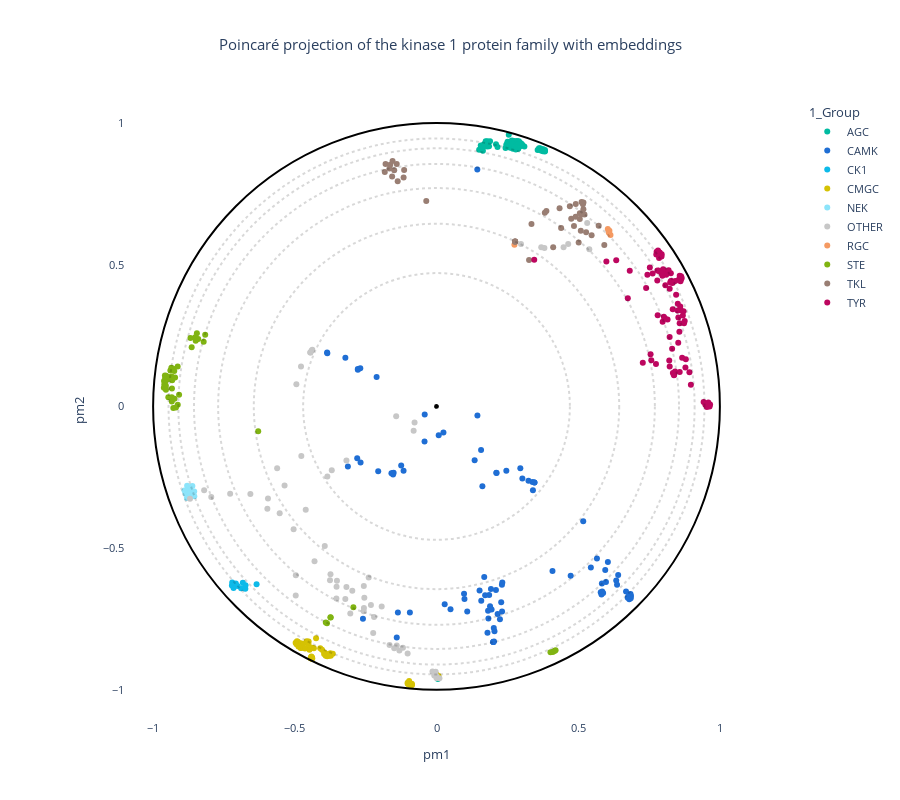

The cell this chart's notebook holds for it:
### Code cell
# OPTIONS =================================================
#Here you can set different parameters to color & annotate the resulting projection:

title = "Poincaré projection of the kinase 1 protein family with embeddings"  

#----------------------------------------------------------
# Select the coloring from annotation .csv file:
labels_name = "1_Group"
# Select classes to label among the "labels_name" or "second_labels_name" column (comma separated list):
second_labels_name = ""
labels_text = []
show_text = False
#----------------------------------------------------------
# Use a custom color palette:
color_palette = kinase_palette #Default: None
use_custom_palette = True
#==========================================================


#Check projection visualization parameters
#Labels name
if labels_name == "":
    labels_name = None
elif labels_name not in annotation_names:
    raise NameError(f"labels_name {labels_name} is not in the availables annotations.\nAvailables annotations: {annotation_names}")
#Second labels name
if second_labels_name == "":
    second_labels_name = None
elif second_labels_name not in annotation_names:
    raise NameError(f'"second_labels_name" {second_labels_name} is not in the availables annotations.\nAvailables annotations: {annotation_names}')

if not use_custom_palette:
    color_palette = None

#Plot graph
fig = plot_embedding_interactive(df_embedding_embed, 
                                 labels_name = labels_name,
                                 second_labels_name = second_labels_name, 
                                 show_text = show_text,
                                 labels_text = labels_text,
                                 color_palette = color_palette, 
                                 title = title, 
                                 fontsize = 11)
fig.show()

### Figure 1 — Plotly figure (JSON) as saved in the notebook; plotly's stock layout.template omitted (floating-point values rounded to 4 significant figures; data arrays with more than 128 entries replaced by an {"elided": "..."} marker saying what was removed)
{"data": [{"customdata": {"elided": "62x19 mixed values"}, "hovertemplate": "<b>%{hovertext}</b><br><br>1_Group=%{customdata[1]}<br>pm1=%{x}<br>pm2=%{y}<br>proteins_id=%{customdata[0]}<br>2_Gene=%{customdata[2]}<br>3_HGNC=%{customdata[3]}<br>4_Uni_entry=%{customdata[4]}<br>5_Uni_acc=%{customdata[5]}<br>6_Domain_begin=%{customdata[6]}<br>7_Domain_end=%{customdata[7]}<br>8_Domain_length=%{customdata[8]}<br>9_Largest_insert_length=%{customdata[9]}<br>10_PDB_validation=%{customdata[10]}<br>11_Conformational_state=%{customdata[11]}<br>12_Dihedral_state=%{customdata[12]}<br>13_Group_in_Uni=%{customdata[13]}<br>14_Group_in_Manning=%{customdata[14]}<br>15_Synonymn=%{customdata[15]}<br>evo_distance=%{customdata[16]}<br>decile_domain=%{customdata[17]}<br>small_cluster=%{customdata[18]}<extra></extra>", "hovertext": ["AGC", "AGC", "AGC", "AGC", "AGC", "AGC", "AGC", "AGC", "AGC", "AGC", "AGC", "AGC", "AGC", "AGC", "AGC", "AGC", "AGC", "AGC", "AGC", "AGC", "AGC", "AGC", "AGC", "AGC", "AGC", "AGC", "AGC", "AGC", "AGC", "AGC", "AGC", "AGC", "AGC", "AGC", "AGC", "AGC", "AGC", "AGC", "AGC", "AGC", "AGC", "AGC", "AGC", "AGC", "AGC", "AGC", "AGC", "AGC", "AGC", "AGC", "AGC", "AGC", "AGC", "AGC", "AGC", "AGC", "AGC", "AGC", "AGC", "AGC", "AGC", "AGC"], "legendgroup": "AGC", "marker": {"color": "#00bba1", "symbol": "circle"}, "mode": "markers", "name": "AGC", "orientation": "v", "showlegend": true, "type": "scatter", "x": [0.2736, 0.2694, 0.2665, 0.3639, 0.3654, 0.3683, 0.3616, 0.3624, 0.1639, 0.179, 0.1853, 0.1635, 0.1561, 0.1673, 0.1505, 0.3831, 0.382, 0.374, 0.3753, 0.3777, 0.377, 0.004921, 0.2152, 0.2099, 0.2865, 0.2835, 0.2904, 0.2885, 0.2875, 0.2827, 0.2959, 0.296, 0.2914, 0.2999, 0.286, 0.2942, 0.3101, 0.2931, 0.3033, 0.2436, 0.2603, 0.2698, 0.2796, 0.3569, 0.3693, 0.2636, 0.2589, 0.2606, 0.2507, 0.2509, 0.2602, 0.2542, 0.2463, 0.1889, 0.271, 0.266, 0.2617, 0.1794, 0.1803, 0.1736, 0.255, 0.3827], "xaxis": "x", "y": [0.937, 0.9358, 0.9384, 0.9081, 0.9107, 0.903, 0.9108, 0.9062, 0.9026, 0.9176, 0.9182, 0.9143, 0.9206, 0.9248, 0.906, 0.9015, 0.8992, 0.9062, 0.9006, 0.9028, 0.9072, -0.9621, 0.9153, 0.9256, 0.9348, 0.9368, 0.9358, 0.9092, 0.9105, 0.9102, 0.9181, 0.9223, 0.9315, 0.9269, 0.9254, 0.9314, 0.9174, 0.9277, 0.9223, 0.9119, 0.9132, 0.9094, 0.9067, 0.9051, 0.9075, 0.9283, 0.9299, 0.935, 0.931, 0.934, 0.9229, 0.9253, 0.9238, 0.9361, 0.924, 0.9306, 0.9258, 0.9357, 0.9307, 0.936, 0.9587, 0.9047], "yaxis": "y"}, {"customdata": {"elided": "93x19 mixed values"}, "hovertemplate": "<b>%{hovertext}</b><br><br>1_Group=%{customdata[1]}<br>pm1=%{x}<br>pm2=%{y}<br>proteins_id=%{customdata[0]}<br>2_Gene=%{customdata[2]}<br>3_HGNC=%{customdata[3]}<br>4_Uni_entry=%{customdata[4]}<br>5_Uni_acc=%{customdata[5]}<br>6_Domain_begin=%{customdata[6]}<br>7_Domain_end=%{customdata[7]}<br>8_Domain_length=%{customdata[8]}<br>9_Largest_insert_length=%{customdata[9]}<br>10_PDB_validation=%{customdata[10]}<br>11_Conformational_state=%{customdata[11]}<br>12_Dihedral_state=%{customdata[12]}<br>13_Group_in_Uni=%{customdata[13]}<br>14_Group_in_Manning=%{customdata[14]}<br>15_Synonymn=%{customdata[15]}<br>evo_distance=%{customdata[16]}<br>decile_domain=%{customdata[17]}<br>small_cluster=%{customdata[18]}<extra></extra>", "hovertext": ["CAMK", "CAMK", "CAMK", "CAMK", "CAMK", "CAMK", "CAMK", "CAMK", "CAMK", "CAMK", "CAMK", "CAMK", "CAMK", "CAMK", "CAMK", "CAMK", "CAMK", "CAMK", "CAMK", "CAMK", "CAMK", "CAMK", "CAMK", "CAMK", "CAMK", "CAMK", "CAMK", "CAMK", "CAMK", "CAMK", "CAMK", "CAMK", "CAMK", "CAMK", "CAMK", "CAMK", "CAMK", "CAMK", "CAMK", "CAMK", "CAMK", "CAMK", "CAMK", "CAMK", "CAMK", "CAMK", "CAMK", "CAMK", "CAMK", "CAMK", "CAMK", "CAMK", "CAMK", "CAMK", "CAMK", "CAMK", "CAMK", "CAMK", "CAMK", "CAMK", "CAMK", "CAMK", "CAMK", "CAMK", "CAMK", "CAMK", "CAMK", "CAMK", "CAMK", "CAMK", "CAMK", "CAMK", "CAMK", "CAMK", "CAMK", "CAMK", "CAMK", "CAMK", "CAMK", "CAMK", "CAMK", "CAMK", "CAMK", "CAMK", "CAMK", "CAMK", "CAMK", "CAMK", "CAMK", "CAMK", "CAMK", "CAMK", "CAMK"], "legendgroup": "CAMK", "marker": {"color": "#1f6ed4", "symbol": "circle"}, "mode": "markers", "name": "CAMK", "orientation": "v", "showlegend": true, "type": "scatter", "x": [-0.386, -0.3853, -0.3216, 0.5847, 0.5795, 0.2021, 0.2046, 0.2239, 0.2003, 0.2003, 0.2029, 0.2003, 0.2313, -0.1362, -0.09399, 0.1889, 0.1085, 0.5178, 0.09871, 0.3459, 0.3403, 0.3455, 0.2157, 0.1832, 0.182, 0.4734, -0.1246, 0.2309, 0.2322, 0.02891, 0.6802, 0.6854, 0.6749, 0.6863, 0.5836, -0.1402, 0.1579, 0.303, 0.3388, 0.2464, 0.3245, 0.6342, 0.641, 0.6371, -0.1512, -0.159, 0.1346, 0.0972, 0.04944, 0.2118, 0.1619, 0.2112, -0.2689, -0.2775, -0.2777, -0.2113, 0.1441, 0.1799, 0.5821, 0.588, -0.04158, 0.007794, 0.02454, 0.1944, 0.2283, 0.1858, 0.152, 0.1717, 0.1684, 0.2098, 0.1922, 0.6847, 0.6688, 0.6772, 0.6811, 0.598, -0.2057, -0.1532, -0.04221, 0.2958, 0.1573, 0.1444, -0.2595, -0.268, -0.2798, -0.3128, -0.1541, 0.5954, 0.6048, 0.5662, 0.4093, 0.5447, -0.1162], "xaxis": "x", "y": [0.1902, 0.1879, 0.172, -0.6528, -0.6559, -0.7822, -0.793, -0.7509, -0.8308, -0.8308, -0.8294, -0.8312, -0.7235, -0.7272, -0.7273, -0.7049, -0.7234, -0.4049, -0.6795, -0.2683, -0.2961, -0.2681, -0.7326, -0.7486, -0.7208, -0.5976, -0.208, -0.6296, -0.6212, -0.698, -0.6803, -0.6773, -0.6754, -0.6694, -0.6249, -0.815, -0.6859, -0.2547, -0.2665, -0.2267, -0.2622, -0.6138, -0.5953, -0.6296, -0.2336, -0.2355, -0.1899, -0.6606, -0.7156, -0.2353, -0.2813, -0.2343, 0.1349, 0.1297, 0.1321, 0.1036, 0.836, -0.7984, -0.664, -0.6583, -0.02809, -0.1015, -0.09175, -0.7169, -0.6913, -0.6651, -0.6495, -0.666, -0.602, -0.6478, -0.6443, -0.6621, -0.6534, -0.6704, -0.6706, -0.6196, -0.2284, -0.2399, -0.1236, -0.2181, -0.154, -0.03214, -0.749, -0.1982, -0.1832, -0.2123, -0.2346, -0.5774, -0.549, -0.5364, -0.5809, -0.5684, -0.2273], "yaxis": "y"}, {"customdata": {"elided": "12x19 mixed values"}, "hovertemplate": "<b>%{hovertext}</b><br><br>1_Group=%{customdata[1]}<br>pm1=%{x}<br>pm2=%{y}<br>proteins_id=%{customdata[0]}<br>2_Gene=%{customdata[2]}<br>3_HGNC=%{customdata[3]}<br>4_Uni_entry=%{customdata[4]}<br>5_Uni_acc=%{customdata[5]}<br>6_Domain_begin=%{customdata[6]}<br>7_Domain_end=%{customdata[7]}<br>8_Domain_length=%{customdata[8]}<br>9_Largest_insert_length=%{customdata[9]}<br>10_PDB_validation=%{customdata[10]}<br>11_Conformational_state=%{customdata[11]}<br>12_Dihedral_state=%{customdata[12]}<br>13_Group_in_Uni=%{customdata[13]}<br>14_Group_in_Manning=%{customdata[14]}<br>15_Synonymn=%{customdata[15]}<br>evo_distance=%{customdata[16]}<br>decile_domain=%{customdata[17]}<br>small_cluster=%{customdata[18]}<extra></extra>", "hovertext": ["CK1", "CK1", "CK1", "CK1", "CK1", "CK1", "CK1", "CK1", "CK1", "CK1", "CK1", "CK1"], "legendgroup": "CK1", "marker": {"color": "#0dbae9", "symbol": "circle"}, "mode": "markers", "name": "CK1", "orientation": "v", "showlegend": true, "type": "scatter", "x": [-0.7153, -0.722, -0.7209, -0.7168, -0.7022, -0.7161, -0.7082, -0.6835, -0.6894, -0.6739, -0.6745, -0.6349], "xaxis": "x", "y": [-0.6335, -0.6317, -0.6209, -0.6277, -0.634, -0.6403, -0.6245, -0.6218, -0.6419, -0.6309, -0.6437, -0.6274], "yaxis": "y"}, {"customdata": {"elided": "65x19 mixed values"}, "hovertemplate": "<b>%{hovertext}</b><br><br>1_Group=%{customdata[1]}<br>pm1=%{x}<br>pm2=%{y}<br>proteins_id=%{customdata[0]}<br>2_Gene=%{customdata[2]}<br>3_HGNC=%{customdata[3]}<br>4_Uni_entry=%{customdata[4]}<br>5_Uni_acc=%{customdata[5]}<br>6_Domain_begin=%{customdata[6]}<br>7_Domain_end=%{customdata[7]}<br>8_Domain_length=%{customdata[8]}<br>9_Largest_insert_length=%{customdata[9]}<br>10_PDB_validation=%{customdata[10]}<br>11_Conformational_state=%{customdata[11]}<br>12_Dihedral_state=%{customdata[12]}<br>13_Group_in_Uni=%{customdata[13]}<br>14_Group_in_Manning=%{customdata[14]}<br>15_Synonymn=%{customdata[15]}<br>evo_distance=%{customdata[16]}<br>decile_domain=%{customdata[17]}<br>small_cluster=%{customdata[18]}<extra></extra>", "hovertext": ["CMGC", "CMGC", "CMGC", "CMGC", "CMGC", "CMGC", "CMGC", "CMGC", "CMGC", "CMGC", "CMGC", "CMGC", "CMGC", "CMGC", "CMGC", "CMGC", "CMGC", "CMGC", "CMGC", "CMGC", "CMGC", "CMGC", "CMGC", "CMGC", "CMGC", "CMGC", "CMGC", "CMGC", "CMGC", "CMGC", "CMGC", "CMGC", "CMGC", "CMGC", "CMGC", "CMGC", "CMGC", "CMGC", "CMGC", "CMGC", "CMGC", "CMGC", "CMGC", "CMGC", "CMGC", "CMGC", "CMGC", "CMGC", "CMGC", "CMGC", "CMGC", "CMGC", "CMGC", "CMGC", "CMGC", "CMGC", "CMGC", "CMGC", "CMGC", "CMGC", "CMGC", "CMGC", "CMGC", "CMGC", "CMGC"], "legendgroup": "CMGC", "marker": {"color": "#d5c203", "symbol": "circle"}, "mode": "markers", "name": "CMGC", "orientation": "v", "showlegend": true, "type": "scatter", "x": [-0.4788, -0.497, -0.4925, -0.4918, -0.4798, -0.4763, -0.4872, -0.4894, -0.4867, -0.4879, -0.494, -0.4392, -0.4797, -0.4511, -0.4802, -0.4582, -0.4771, -0.4695, -0.4517, -0.4488, -0.4641, -0.3888, -0.4041, -0.425, -0.3909, -0.4102, -0.09658, -0.1017, -0.09933, -0.1018, -0.3732, -0.3661, -0.3747, -0.08892, -0.09087, -0.08728, -0.08803, -0.08632, -0.3965, -0.3958, -0.09112, -0.09216, -0.09551, -0.09484, -0.3855, -0.3826, -0.4385, -0.4423, -0.4426, -0.4395, -0.4431, -0.4402, -0.4415, -0.4388, -0.4328, -0.4483, -0.4407, -0.4435, -0.4426, -0.3791, -0.4412, -0.09884, 0.00712, 0.006461, 0.0002881], "xaxis": "x", "y": [-0.8356, -0.8337, -0.8285, -0.8351, -0.8521, -0.8524, -0.847, -0.8305, -0.8375, -0.8418, -0.839, -0.8512, -0.8401, -0.8299, -0.8448, -0.8288, -0.8455, -0.8377, -0.8389, -0.852, -0.8544, -0.8734, -0.8586, -0.8181, -0.8799, -0.8534, -0.9687, -0.9782, -0.9756, -0.9749, -0.8798, -0.873, -0.8708, -0.9808, -0.9815, -0.9783, -0.9839, -0.9822, -0.8733, -0.8679, -0.9834, -0.9781, -0.9795, -0.9834, -0.8818, -0.8741, -0.889, -0.8897, -0.8848, -0.8865, -0.8867, -0.8855, -0.8821, -0.888, -0.8531, -0.8583, -0.8893, -0.8887, -0.8888, -0.8798, -0.8874, -0.9806, -0.9511, -0.9567, -0.9463], "yaxis": "y"}, {"customdata": {"elided": "11x19 mixed values"}, "hovertemplate": "<b>%{hovertext}</b><br><br>1_Group=%{customdata[1]}<br>pm1=%{x}<br>pm2=%{y}<br>proteins_id=%{customdata[0]}<br>2_Gene=%{customdata[2]}<br>3_HGNC=%{customdata[3]}<br>4_Uni_entry=%{customdata[4]}<br>5_Uni_acc=%{customdata[5]}<br>6_Domain_begin=%{customdata[6]}<br>7_Domain_end=%{customdata[7]}<br>8_Domain_length=%{customdata[8]}<br>9_Largest_insert_length=%{customdata[9]}<br>10_PDB_validation=%{customdata[10]}<br>11_Conformational_state=%{customdata[11]}<br>12_Dihedral_state=%{customdata[12]}<br>13_Group_in_Uni=%{customdata[13]}<br>14_Group_in_Manning=%{customdata[14]}<br>15_Synonymn=%{customdata[15]}<br>evo_distance=%{customdata[16]}<br>decile_domain=%{customdata[17]}<br>small_cluster=%{customdata[18]}<extra></extra>", "hovertext": ["NEK", "NEK", "NEK", "NEK", "NEK", "NEK", "NEK", "NEK", "NEK", "NEK", "NEK"], "legendgroup": "NEK", "marker": {"color": "#8ce4fa", "symbol": "circle"}, "mode": "markers", "name": "NEK", "orientation": "v", "showlegend": true, "type": "scatter", "x": [-0.8614, -0.8809, -0.8546, -0.8652, -0.88, -0.8745, -0.8733, -0.8549, -0.8704, -0.8855, -0.8893], "xaxis": "x", "y": [-0.2809, -0.3232, -0.317, -0.3058, -0.2799, -0.2989, -0.2926, -0.2997, -0.3147, -0.3074, -0.2965], "yaxis": "y"}, {"customdata": {"elided": "66x19 mixed values"}, "hovertemplate": "<b>%{hovertext}</b><br><br>1_Group=%{customdata[1]}<br>pm1=%{x}<br>pm2=%{y}<br>proteins_id=%{customdata[0]}<br>2_Gene=%{customdata[2]}<br>3_HGNC=%{customdata[3]}<br>4_Uni_entry=%{customdata[4]}<br>5_Uni_acc=%{customdata[5]}<br>6_Domain_begin=%{customdata[6]}<br>7_Domain_end=%{customdata[7]}<br>8_Domain_length=%{customdata[8]}<br>9_Largest_insert_length=%{customdata[9]}<br>10_PDB_validation=%{customdata[10]}<br>11_Conformational_state=%{customdata[11]}<br>12_Dihedral_state=%{customdata[12]}<br>13_Group_in_Uni=%{customdata[13]}<br>14_Group_in_Manning=%{customdata[14]}<br>15_Synonymn=%{customdata[15]}<br>evo_distance=%{customdata[16]}<br>decile_domain=%{customdata[17]}<br>small_cluster=%{customdata[18]}<extra></extra>", "hovertext": ["OTHER", "OTHER", "OTHER", "OTHER", "OTHER", "OTHER", "OTHER", "OTHER", "OTHER", "OTHER", "OTHER", "OTHER", "OTHER", "OTHER", "OTHER", "OTHER", "OTHER", "OTHER", "OTHER", "OTHER", "OTHER", "OTHER", "OTHER", "OTHER", "OTHER", "OTHER", "OTHER", "OTHER", "OTHER", "OTHER", "OTHER", "OTHER", "OTHER", "OTHER", "OTHER", "OTHER", "OTHER", "OTHER", "OTHER", "OTHER", "OTHER", "OTHER", "OTHER", "OTHER", "OTHER", "OTHER", "OTHER", "OTHER", "OTHER", "OTHER", "OTHER", "OTHER", "OTHER", "OTHER", "OTHER", "OTHER", "OTHER", "OTHER", "OTHER", "OTHER", "OTHER", "OTHER", "OTHER", "OTHER", "OTHER", "OTHER"], "legendgroup": "OTHER", "marker": {"color": "#c7c7c7", "symbol": "circle"}, "mode": "markers", "name": "OTHER", "orientation": "v", "showlegend": true, "type": "scatter", "x": [-0.7948, -0.8199, -0.4964, -0.4304, -0.0001329, -0.2203, 0.4648, -0.01406, -0.2564, -5.302e-05, -0.3533, -0.002913, -0.5968, -0.5362, -0.7282, -0.1657, -0.2547, -0.2569, 0.5317, 0.2981, -0.4781, -0.4945, -0.3527, 0.3809, -0.1404, -0.131, -0.3942, -0.2971, -0.1491, 0.4484, -0.5623, 0.5392, -0.1019, -0.3759, -0.3741, 0.01045, -0.007843, -0.3179, -0.3695, -0.3852, -0.4615, -0.3513, -0.4769, -0.6568, -0.2234, -0.1184, -0.8699, -0.3179, -0.3217, -0.2561, 0.3696, -0.2314, -0.1935, -0.2393, -0.5947, -0.4968, -0.07746, -0.08067, -0.1423, -0.3042, -0.5534, -0.5043, -0.441, -0.4383, -0.4456, -0.4446], "xaxis": "x", "y": [-0.3192, -0.2957, -0.5954, -0.5459, -0.9583, -0.7434, 0.5734, -0.9353, -0.6341, -0.9521, -0.6779, -0.9359, -0.3611, -0.279, -0.308, -0.8418, -0.675, -0.7227, 0.6474, 0.5729, 0.1407, 0.07793, -0.6362, 0.5591, -0.8433, -0.8616, -0.4926, -0.6501, -0.8531, 0.5619, -0.2181, 0.5547, -0.8719, -0.6136, -0.5922, -0.9595, -0.9497, -0.1907, -0.2249, -0.2469, -0.365, -0.6153, -0.1747, -0.3094, -0.7999, -0.8518, -0.3256, -0.6368, -0.6794, -0.7112, 0.5621, -0.7011, -0.7056, -0.6035, -0.3246, -0.6673, -0.05683, -0.08616, -0.03489, -0.7307, -0.3766, -0.4337, 0.1964, 0.2001, 0.1904, 0.1902], "yaxis": "y"}, {"customdata": [[310, "RGC", "GUCY2C", "HGNC:4688", "GUC2C_HUMAN", "P25092", 489, 747, 259, 19, "nan", "nan", "nan", "RGC", "RGC", "GUC2C,STAR", 2.488, 2, "Other"], [311, "RGC", "GUCY2D", "HGNC:4689", "GUC2D_HUMAN", "Q02846", 510, 807, 298, 26, "nan", "nan", "nan", "RGC", "RGC", "CORD6,GUC1A4,GUC2D,RETGC,RETGC1", 2.543, 8, "Other"], [312, "RGC", "GUCY2F", "HGNC:4691", "GUC2F_HUMAN", "P51841", 547, 811, 265, 14, "nan", "nan", "nan", "RGC", "RGC", "GUC2F,RETGC2", 2.446, 5, "Other"], [313, "RGC", "NPR1", "HGNC:7943", "ANPRA_HUMAN", "P16066", 533, 803, 271, 15, "nan", "nan", "nan", "RGC", "RGC", "ANPRA", 2.158, 6, "Other"], [314, "RGC", "NPR2", "HGNC:7944", "ANPRB_HUMAN", "P20594", 517, 788, 272, 15, "nan", "nan", "nan", "RGC", "RGC", "ANPRB", 2.134, 6, "Other"]], "hovertemplate": "<b>%{hovertext}</b><br><br>1_Group=%{customdata[1]}<br>pm1=%{x}<br>pm2=%{y}<br>proteins_id=%{customdata[0]}<br>2_Gene=%{customdata[2]}<br>3_HGNC=%{customdata[3]}<br>4_Uni_entry=%{customdata[4]}<br>5_Uni_acc=%{customdata[5]}<br>6_Domain_begin=%{customdata[6]}<br>7_Domain_end=%{customdata[7]}<br>8_Domain_length=%{customdata[8]}<br>9_Largest_insert_length=%{customdata[9]}<br>10_PDB_validation=%{customdata[10]}<br>11_Conformational_state=%{customdata[11]}<br>12_Dihedral_state=%{customdata[12]}<br>13_Group_in_Uni=%{customdata[13]}<br>14_Group_in_Manning=%{customdata[14]}<br>15_Synonymn=%{customdata[15]}<br>evo_distance=%{customdata[16]}<br>decile_domain=%{customdata[17]}<br>small_cluster=%{customdata[18]}<extra></extra>", "hovertext": ["RGC", "RGC", "RGC", "RGC", "RGC"], "legendgroup": "RGC", "marker": {"color": "#f59a62", "symbol": "circle"}, "mode": "markers", "name": "RGC", "orientation": "v", "showlegend": true, "type": "scatter", "x": [0.6045, 0.2749, 0.614, 0.6079, 0.6102], "xaxis": "x", "y": [0.6257, 0.5705, 0.6045, 0.6141, 0.6197], "yaxis": "y"}, {"customdata": {"elided": "47x19 mixed values"}, "hovertemplate": "<b>%{hovertext}</b><br><br>1_Group=%{customdata[1]}<br>pm1=%{x}<br>pm2=%{y}<br>proteins_id=%{customdata[0]}<br>2_Gene=%{customdata[2]}<br>3_HGNC=%{customdata[3]}<br>4_Uni_entry=%{customdata[4]}<br>5_Uni_acc=%{customdata[5]}<br>6_Domain_begin=%{customdata[6]}<br>7_Domain_end=%{customdata[7]}<br>8_Domain_length=%{customdata[8]}<br>9_Largest_insert_length=%{customdata[9]}<br>10_PDB_validation=%{customdata[10]}<br>11_Conformational_state=%{customdata[11]}<br>12_Dihedral_state=%{customdata[12]}<br>13_Group_in_Uni=%{customdata[13]}<br>14_Group_in_Manning=%{customdata[14]}<br>15_Synonymn=%{customdata[15]}<br>evo_distance=%{customdata[16]}<br>decile_domain=%{customdata[17]}<br>small_cluster=%{customdata[18]}<extra></extra>", "hovertext": ["STE", "STE", "STE", "STE", "STE", "STE", "STE", "STE", "STE", "STE", "STE", "STE", "STE", "STE", "STE", "STE", "STE", "STE", "STE", "STE", "STE", "STE", "STE", "STE", "STE", "STE", "STE", "STE", "STE", "STE", "STE", "STE", "STE", "STE", "STE", "STE", "STE", "STE", "STE", "STE", "STE", "STE", "STE", "STE", "STE", "STE", "STE"], "legendgroup": "STE", "marker": {"color": "#80b412", "symbol": "circle"}, "mode": "markers", "name": "STE", "orientation": "v", "showlegend": true, "type": "scatter", "x": [-0.3865, -0.3906, -0.9292, -0.9356, -0.9391, -0.9254, -0.9134, -0.8162, -0.6291, -0.8408, -0.8682, -0.8513, -0.8455, -0.8497, -0.864, -0.8216, -0.2933, -0.9342, -0.9462, -0.934, -0.9194, 0.4022, 0.4165, 0.4202, -0.913, 0.4105, -0.9583, -0.9614, -0.9561, -0.9605, -0.9469, -0.9473, -0.9575, -0.9246, -0.9084, -0.9569, -0.9621, -0.955, -0.9336, -0.954, -0.9548, -0.3743, -0.3733, -0.9348, -0.9226, -0.9327, -0.9288], "xaxis": "x", "y": [-0.7652, -0.7626, 0.1327, 0.1364, 0.1264, 0.1252, 0.1406, 0.2533, -0.08747, 0.2377, 0.2412, 0.244, 0.2582, 0.2314, 0.2092, 0.2283, -0.7088, 0.03211, 0.03268, 0.01755, -0.003638, -0.8672, -0.8626, -0.8608, 0.006234, -0.8664, 0.1094, 0.09, 0.08866, 0.07756, 0.1038, 0.09702, 0.1005, 0.02679, 0.04159, 0.06618, 0.06605, 0.07327, 0.06343, 0.1081, 0.05925, -0.7442, -0.7448, 0.1058, 0.1022, 0.09204, -0.005349], "yaxis": "y"}, {"customdata": {"elided": "42x19 mixed values"}, "hovertemplate": "<b>%{hovertext}</b><br><br>1_Group=%{customdata[1]}<br>pm1=%{x}<br>pm2=%{y}<br>proteins_id=%{customdata[0]}<br>2_Gene=%{customdata[2]}<br>3_HGNC=%{customdata[3]}<br>4_Uni_entry=%{customdata[4]}<br>5_Uni_acc=%{customdata[5]}<br>6_Domain_begin=%{customdata[6]}<br>7_Domain_end=%{customdata[7]}<br>8_Domain_length=%{customdata[8]}<br>9_Largest_insert_length=%{customdata[9]}<br>10_PDB_validation=%{customdata[10]}<br>11_Conformational_state=%{customdata[11]}<br>12_Dihedral_state=%{customdata[12]}<br>13_Group_in_Uni=%{customdata[13]}<br>14_Group_in_Manning=%{customdata[14]}<br>15_Synonymn=%{customdata[15]}<br>evo_distance=%{customdata[16]}<br>decile_domain=%{customdata[17]}<br>small_cluster=%{customdata[18]}<extra></extra>", "hovertext": ["TKL", "TKL", "TKL", "TKL", "TKL", "TKL", "TKL", "TKL", "TKL", "TKL", "TKL", "TKL", "TKL", "TKL", "TKL", "TKL", "TKL", "TKL", "TKL", "TKL", "TKL", "TKL", "TKL", "TKL", "TKL", "TKL", "TKL", "TKL", "TKL", "TKL", "TKL", "TKL", "TKL", "TKL", "TKL", "TKL", "TKL", "TKL", "TKL", "TKL", "TKL", "TKL"], "legendgroup": "TKL", "marker": {"color": "#997e73", "symbol": "circle"}, "mode": "markers", "name": "TKL", "orientation": "v", "showlegend": true, "type": "scatter", "x": [-0.1403, -0.1798, -0.1632, -0.1566, -0.1161, -0.1142, -0.03609, 0.4851, 0.4754, -0.1493, -0.1658, -0.1825, 0.5221, 0.5921, 0.2774, 0.2771, 0.2776, 0.2777, 0.5474, 0.528, 0.5124, 0.491, 0.3266, 0.5017, 0.3878, 0.3822, 0.5167, 0.512, 0.5185, 0.3351, 0.4914, 0.4343, 0.5056, 0.5092, 0.5723, 0.4118, 0.4397, 0.5057, 0.5183, -0.1551, -0.1369, 0.4705], "xaxis": "x", "y": [0.8554, 0.8554, 0.853, 0.8111, 0.8076, 0.8345, 0.7252, 0.6366, 0.6619, 0.8336, 0.8397, 0.8273, 0.6771, 0.57, 0.582, 0.5816, 0.5816, 0.5818, 0.6042, 0.6143, 0.678, 0.6694, 0.5168, 0.5784, 0.6893, 0.6839, 0.7134, 0.7211, 0.7195, 0.6437, 0.7144, 0.699, 0.6615, 0.6198, 0.6375, 0.5619, 0.6298, 0.6813, 0.696, 0.8659, 0.7944, 0.7061], "yaxis": "y"}, {"customdata": {"elided": "94x19 mixed values"}, "hovertemplate": "<b>%{hovertext}</b><br><br>1_Group=%{customdata[1]}<br>pm1=%{x}<br>pm2=%{y}<br>proteins_id=%{customdata[0]}<br>2_Gene=%{customdata[2]}<br>3_HGNC=%{customdata[3]}<br>4_Uni_entry=%{customdata[4]}<br>5_Uni_acc=%{customdata[5]}<br>6_Domain_begin=%{customdata[6]}<br>7_Domain_end=%{customdata[7]}<br>8_Domain_length=%{customdata[8]}<br>9_Largest_insert_length=%{customdata[9]}<br>10_PDB_validation=%{customdata[10]}<br>11_Conformational_state=%{customdata[11]}<br>12_Dihedral_state=%{customdata[12]}<br>13_Group_in_Uni=%{customdata[13]}<br>14_Group_in_Manning=%{customdata[14]}<br>15_Synonymn=%{customdata[15]}<br>evo_distance=%{customdata[16]}<br>decile_domain=%{customdata[17]}<br>small_cluster=%{customdata[18]}<extra></extra>", "hovertext": ["TYR", "TYR", "TYR", "TYR", "TYR", "TYR", "TYR", "TYR", "TYR", "TYR", "TYR", "TYR", "TYR", "TYR", "TYR", "TYR", "TYR", "TYR", "TYR", "TYR", "TYR", "TYR", "TYR", "TYR", "TYR", "TYR", "TYR", "TYR", "TYR", "TYR", "TYR", "TYR", "TYR", "TYR", "TYR", "TYR", "TYR", "TYR", "TYR", "TYR", "TYR", "TYR", "TYR", "TYR", "TYR", "TYR", "TYR", "TYR", "TYR", "TYR", "TYR", "TYR", "TYR", "TYR", "TYR", "TYR", "TYR", "TYR", "TYR", "TYR", "TYR", "TYR", "TYR", "TYR", "TYR", "TYR", "TYR", "TYR", "TYR", "TYR", "TYR", "TYR", "TYR", "TYR", "TYR", "TYR", "TYR", "TYR", "TYR", "TYR", "TYR", "TYR", "TYR", "TYR", "TYR", "TYR", "TYR", "TYR", "TYR", "TYR", "TYR", "TYR", "TYR", "TYR"], "legendgroup": "TYR", "marker": {"color": "#bd065f", "symbol": "circle"}, "mode": "markers", "name": "TYR", "orientation": "v", "showlegend": true, "type": "scatter", "x": [0.8059, 0.8546, 0.859, 0.8693, 0.8618, 0.8582, 0.8269, 0.8327, 0.9567, 0.8129, 0.8925, 0.8784, 0.7845, 0.7997, 0.7442, 0.7768, 0.7879, 0.7838, 0.7828, 0.8976, 0.7815, 0.7757, 0.7946, 0.7874, 0.7941, 0.7854, 0.7528, 0.7797, 0.7627, 0.7842, 0.8269, 0.8105, 0.8342, 0.8379, 0.8389, 0.8417, 0.8614, 0.9426, 0.9566, 0.9487, 0.861, 0.8613, 0.8645, 0.8735, 0.8758, 0.8581, 0.8248, 0.5994, 0.7745, 0.6342, 0.7279, 0.6819, 0.7579, 0.9592, 0.954, 0.8595, 0.8021, 0.798, 0.8717, 0.8642, 0.819, 0.8602, 0.8455, 0.7791, 0.8668, 0.8531, 0.8571, 0.8799, 0.9637, 0.9654, 0.8075, 0.8425, 0.7941, 0.8154, 0.8582, 0.8314, 0.8227, 0.8534, 0.8336, 0.8625, 0.7974, 0.6751, 0.8229, 0.8279, 0.8213, 0.8229, 0.7396, 0.7805, 0.828, 0.3449, 0.7554, 0.8509, 0.864, 0.8514], "xaxis": "x", "y": [0.3108, 0.4468, 0.4466, 0.3205, 0.3398, 0.4615, 0.4376, 0.4359, 0.003906, 0.4759, 0.121, 0.1373, 0.4791, 0.4837, 0.4647, 0.5462, 0.5433, 0.5391, 0.5462, 0.07653, 0.5507, 0.5365, 0.5366, 0.5368, 0.5289, 0.5234, 0.49, 0.4796, 0.4694, 0.4787, 0.4701, 0.4644, 0.118, 0.1097, 0.1118, 0.1237, 0.4563, 0.01607, 0.008823, 0.005836, 0.4421, 0.4518, 0.4535, 0.2934, 0.3014, 0.2937, 0.438, 0.5116, 0.1497, 0.5156, 0.1542, 0.4785, 0.1632, 0.01374, -0.002095, 0.4542, 0.3165, 0.2989, 0.3355, 0.4503, 0.481, 0.3527, 0.394, 0.4447, 0.1714, 0.225, 0.2636, 0.1662, -0.000173, 0.007044, 0.4276, 0.4426, 0.4699, 0.3072, 0.1217, 0.2039, 0.2448, 0.3135, 0.3428, 0.4597, 0.4608, 0.3814, 0.415, 0.4415, 0.1621, 0.141, 0.4176, 0.3219, 0.4425, 0.5175, 0.1839, 0.3384, 0.4566, 0.3622], "yaxis": "y"}], "layout": {"font": {"size": 11}, "height": 800, "legend": {"title": {"text": "1_Group"}, "tracegroupgap": 0}, "plot_bgcolor": "rgba(0, 0, 0, 0)", "shapes": [{"line": {"color": "black", "dash": "dot"}, "opacity": 0.15, "type": "circle", "x0": -0.4706, "x1": 0.4706, "y0": -0.4706, "y1": 0.4706}, {"line": {"color": "black", "dash": "dot"}, "opacity": 0.15, "type": "circle", "x0": -0.6447, "x1": 0.6447, "y0": -0.6447, "y1": 0.6447}, {"line": {"color": "black", "dash": "dot"}, "opacity": 0.15, "type": "circle", "x0": -0.7705, "x1": 0.7705, "y0": -0.7705, "y1": 0.7705}, {"line": {"color": "black", "dash": "dot"}, "opacity": 0.15, "type": "circle", "x0": -0.8557, "x1": 0.8557, "y0": -0.8557, "y1": 0.8557}, {"line": {"color": "black", "dash": "dot"}, "opacity": 0.15, "type": "circle", "x0": -0.9108, "x1": 0.9108, "y0": -0.9108, "y1": 0.9108}, {"line": {"color": "black", "dash": "dot"}, "opacity": 0.15, "type": "circle", "x0": -0.9455, "x1": 0.9455, "y0": -0.9455, "y1": 0.9455}, {"line": {"color": "Black"}, "type": "circle", "x0": -1, "x1": 1, "xref": "x", "y0": -1, "y1": 1, "yref": "y"}, {"fillcolor": "Black", "line": {"color": "Black"}, "type": "circle", "x0": -0.005, "x1": 0.005, "xref": "x", "y0": -0.005, "y1": 0.005, "yref": "y"}], "title": {"text": "Poincaré projection of the kinase 1 protein family with embeddings", "x": 0.5}, "xaxis": {"anchor": "y", "constrain": "domain", "domain": [0, 1], "range": [-1.1, 1.1], "title": {"text": "pm1"}}, "yaxis": {"anchor": "x", "domain": [0, 1], "scaleanchor": "x", "scaleratio": 1, "title": {"text": "pm2"}}, "yaxis2": {"layer": "below traces", "matches": "y", "overlaying": "y"}}}
